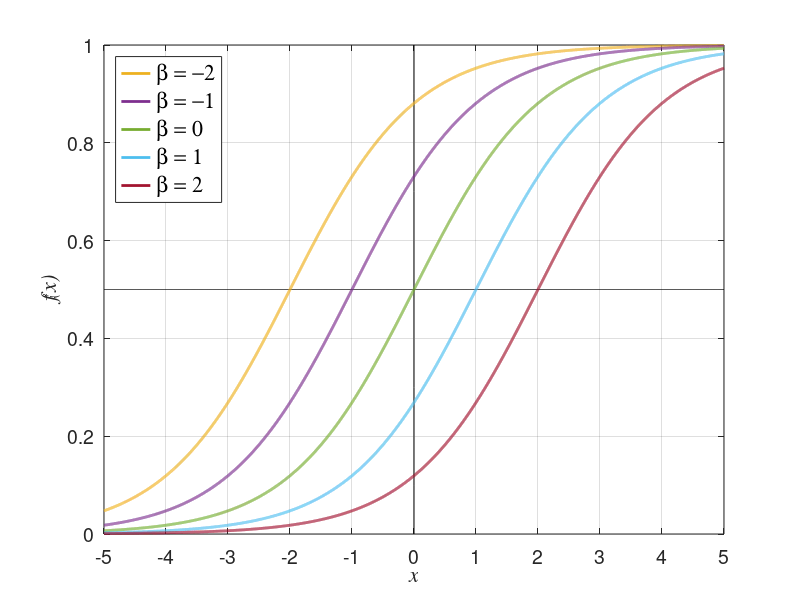

Source code (MATLAB):
clear; clc;
x = -5:0.001:5;
alp = 1;
plot(x,zeros(length(x),1)+0.5, 'Color', 'k');hold all;
plot(zeros(length(0:0.1:1),1),0:0.1:1, 'Color', 'k');hold all;
cont = 1;
for beta = -2:1:2
    sf = 1./(1+exp(-alp.*(x)+beta));
%     subplot(2,1,1);
    hplot(cont) = plot(x,sf, 'DisplayName', ['b = ', num2str(beta)], 'LineWidth', 2);
    set(gca, 'Xlim', [-5 5], 'Xtick', -5:1:5, 'FontSize', 14);
    hxl = xlabel('x', 'FontSize', 16); hyl = ylabel('f(x)', 'FontSize', 16);
    grid on;
%     subplot(2,1,2);
%     hf = (exp(alp.*(x+beta))-exp(-alp.*(x+beta)))./(exp(alp.*(x+beta))+exp(-alp.*(x+beta)));
%     plot(x,hf); hold all;
%     set(gca, 'Xlim', [-5 5]);
    cont = cont + 1;
end

hleg = legend(hplot, 'Location', 'NorthWest');
set(hleg, 'FontName', 'Symbol', 'FontSize', 16);
set(hxl, 'FontName', 'Times', 'FontAngle', 'Italic', 'FontSize', 16);
set(hyl, 'FontName', 'Times', 'FontAngle', 'Italic', 'FontSize', 16);

print('-depsc', 'Sigmoid_Function_beta_sensitivity.eps');
